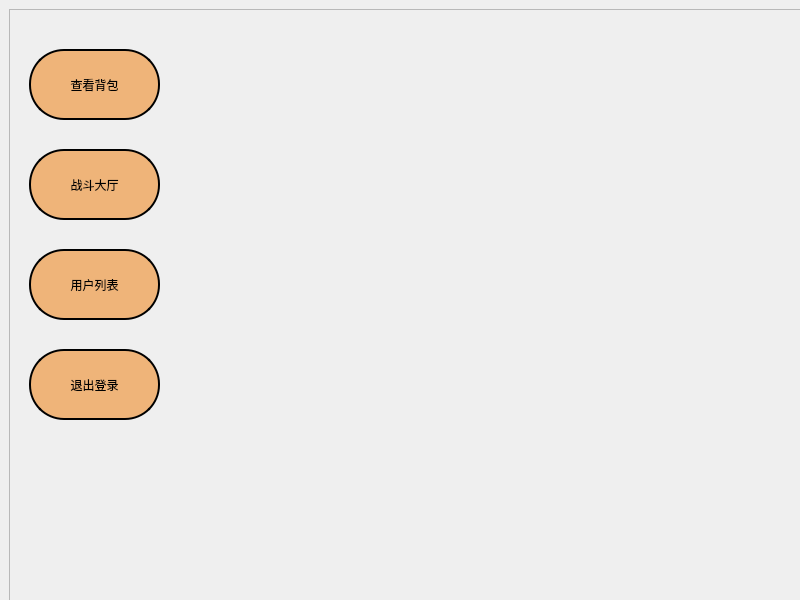
<?xml version="1.0" encoding="UTF-8"?>
<ui version="4.0">
 <class>HallWidget</class>
 <widget class="QWidget" name="HallWidget">
  <property name="geometry">
   <rect>
    <x>0</x>
    <y>0</y>
    <width>800</width>
    <height>600</height>
   </rect>
  </property>
  <property name="minimumSize">
   <size>
    <width>800</width>
    <height>600</height>
   </size>
  </property>
  <property name="windowTitle">
   <string>Form</string>
  </property>
  <widget class="QFrame" name="frame">
   <property name="geometry">
    <rect>
     <x>9</x>
     <y>9</y>
     <width>800</width>
     <height>600</height>
    </rect>
   </property>
   <property name="minimumSize">
    <size>
     <width>800</width>
     <height>600</height>
    </size>
   </property>
   <property name="maximumSize">
    <size>
     <width>800</width>
     <height>600</height>
    </size>
   </property>
   <property name="frameShape">
    <enum>QFrame::StyledPanel</enum>
   </property>
   <property name="frameShadow">
    <enum>QFrame::Raised</enum>
   </property>
   <widget class="QPushButton" name="pushButtonUserList">
    <property name="geometry">
     <rect>
      <x>20</x>
      <y>240</y>
      <width>131</width>
      <height>71</height>
     </rect>
    </property>
    <property name="styleSheet">
     <string notr="true">

QPushButton {
	font: 25 12pt &quot;Microsoft YaHei UI Light&quot;;
    background-color: rgb(239, 180, 121);
   border-color: rgb(16, 16, 16);
	border: 2px solid rgb(0,0,0);
	border-radius : 35px;
}

QPushButton:hover {
   background-color: khaki;
}

/* Increase the padding, so the text is shifted when the button is
   pressed. */
QPushButton:pressed {
    padding-left: 5px;
    padding-top: 5px;
    background-color: #d0d67c;
}
</string>
    </property>
    <property name="text">
     <string>用户列表</string>
    </property>
   </widget>
   <widget class="QPushButton" name="pushButtonFight">
    <property name="geometry">
     <rect>
      <x>20</x>
      <y>140</y>
      <width>131</width>
      <height>71</height>
     </rect>
    </property>
    <property name="styleSheet">
     <string notr="true">

QPushButton {
	font: 25 12pt &quot;Microsoft YaHei UI Light&quot;;
    background-color: rgb(239, 180, 121);
   border-color: rgb(16, 16, 16);
	border: 2px solid rgb(0,0,0);
	border-radius : 35px;
}

QPushButton:hover {
   background-color: khaki;
}

/* Increase the padding, so the text is shifted when the button is
   pressed. */
QPushButton:pressed {
    padding-left: 5px;
    padding-top: 5px;
    background-color: #d0d67c;
}
</string>
    </property>
    <property name="text">
     <string>战斗大厅</string>
    </property>
   </widget>
   <widget class="QPushButton" name="pushButtonPack">
    <property name="geometry">
     <rect>
      <x>20</x>
      <y>40</y>
      <width>131</width>
      <height>71</height>
     </rect>
    </property>
    <property name="styleSheet">
     <string notr="true">

QPushButton {
	font: 25 12pt &quot;Microsoft YaHei UI Light&quot;;
    background-color: rgb(239, 180, 121);
   border-color: rgb(16, 16, 16);
	border: 2px solid rgb(0,0,0);
	border-radius : 35px;
}

QPushButton:hover {
   background-color: khaki;
}

/* Increase the padding, so the text is shifted when the button is
   pressed. */
QPushButton:pressed {
    padding-left: 5px;
    padding-top: 5px;
    background-color: #d0d67c;
}
</string>
    </property>
    <property name="text">
     <string>查看背包</string>
    </property>
   </widget>
   <widget class="QPushButton" name="pushButtonQuit">
    <property name="geometry">
     <rect>
      <x>20</x>
      <y>340</y>
      <width>131</width>
      <height>71</height>
     </rect>
    </property>
    <property name="styleSheet">
     <string notr="true">

QPushButton {
	font: 25 12pt &quot;Microsoft YaHei UI Light&quot;;
    background-color: rgb(239, 180, 121);
   border-color: rgb(16, 16, 16);
	border: 2px solid rgb(0,0,0);
	border-radius : 35px;
}

QPushButton:hover {
   background-color: khaki;
}

/* Increase the padding, so the text is shifted when the button is
   pressed. */
QPushButton:pressed {
    padding-left: 5px;
    padding-top: 5px;
    background-color: #d0d67c;
}
</string>
    </property>
    <property name="text">
     <string>退出登录</string>
    </property>
   </widget>
  </widget>
 </widget>
 <resources/>
 <connections/>
</ui>
